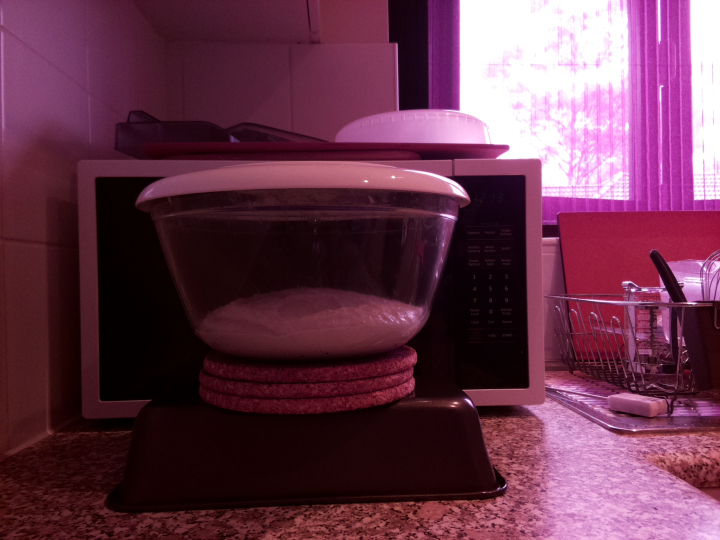
#> input picture data/dough-photos/1/2021-03-23_12-14-02_(0).jpg, 1440 x 1080 px (shown at 1/2 size)
$ jupyter execute dough_photo_analysis.ipynb
#> lines starting #> are read from the running program, lines starting #| are printed output that depends on the picture; after the words box and inside, x2 and y2 are one past the last pixel; in counts of white or black regions, pixels touching at a corner belong together
### Calibrate single image

[cell 1]
import matplotlib
import matplotlib.pyplot as plt
import matplotlib.patches as patches
import os
from skimage import data, io
from skimage.filters import try_all_threshold
from skimage.filters import threshold_otsu
from skimage.draw import ellipse
from skimage.measure import label, regionprops
from skimage.transform import rotate
import re
import imageio

[cell 2]
def read_photo(photo_path):
    photo = io.imread(fname=photo_path, as_gray=True)
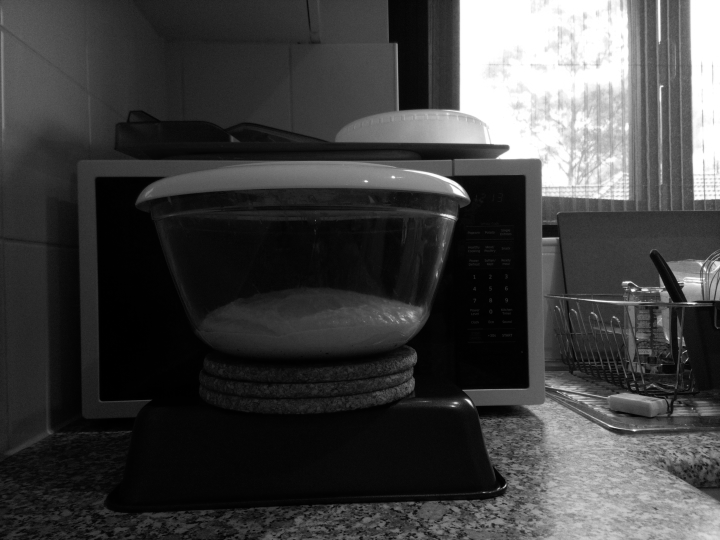
#> photo: shape (1080, 1440) float64 (shown at 1/2 size); min 0, max 1, mean 0.257
    return photo

photo_path = "../data/dough-photos/1/2021-03-23_12-14-02_(0).jpg"
photo = read_photo(photo_path)
plt.imshow(photo, cmap='gray')

[cell 3]
crop_x = (450,710)
crop_y = (400,500)

def crop_photo(photo, crop_x, crop_y):
#> called with crop_x = (450, 710), crop_y = (400, 500)
    return photo[crop_x[0]:crop_x[1], crop_y[0]:crop_y[1]]
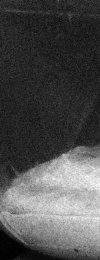
#> returned value: shape (260, 100) float64; min 0.00667, max 0.215, mean 0.0713; drawn with min black and max white


fid, axes = plt.subplots(ncols=2, figsize=(8,3))
ax = axes.ravel()

ax[0].imshow(photo, cmap='gray')
rect = patches.Rectangle((crop_y[0], crop_x[0]), crop_y[1] - crop_y[0], crop_x[1] - crop_x[0], linewidth=2.5, edgecolor='r', facecolor='none')
ax[0].add_patch(rect)

img = crop_photo(photo, crop_x, crop_y)
ax[1].imshow(img, cmap='gray')
plt.show()
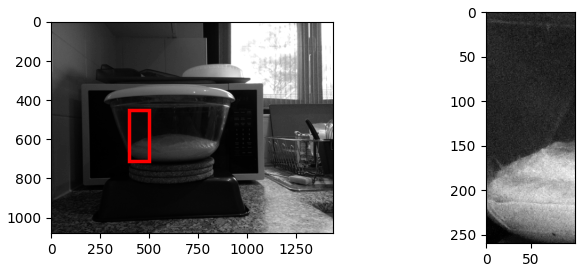
#> figure drawn by matplotlib, 2 panels

[cell 4]
fig, ax = try_all_threshold(img, figsize=(10,8), verbose=False)
plt.show()
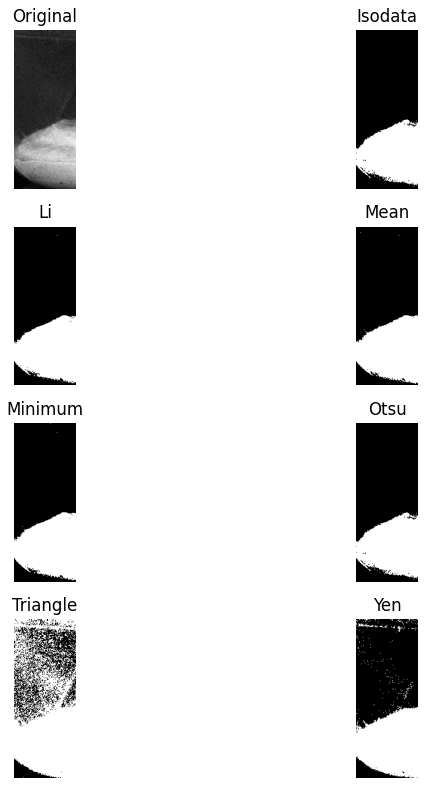
#> figure drawn by matplotlib, 8 panels

[cell 5]
def find_threshold(img):
    return threshold_otsu(img, nbins=256)

otsu_thresh = find_threshold(img)
#> otsu_thresh = 0.0927
plt.hist(img.ravel(), bins=256, range=(0.0, 1.0), fc='k', ec='k')
plt.vlines(otsu_thresh, 0, 1000, 'r')
plt.title('Histogram of Original Image')
plt.show()
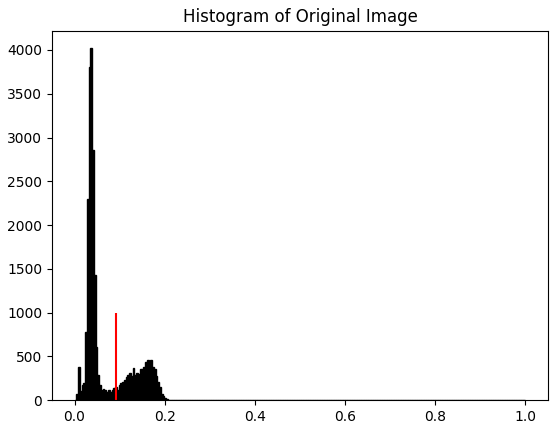
#> figure drawn by matplotlib, 1 panel; tallest bar 4020 high, from x = 0.0352 to 0.0391

[cell 6]
def to_binary_image(img, threshold):
#> called with threshold = 0.0927
    return img >= threshold
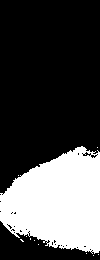
#> returned value: shape (260, 100) bool; 30% white; 11 white regions (10 under 20 px)

binary_image = to_binary_image(img, otsu_thresh)

fig, axes = plt.subplots(ncols=2, figsize=(8, 3))
ax = axes.ravel()

ax[0].imshow(img, cmap=plt.cm.gray)
ax[0].set_title('Original image')

ax[1].imshow(binary_image, cmap=plt.cm.gray)
ax[1].set_title('Result')

plt.show()

[cell 7]
def image_regions(binary_image):
    label_img = label(binary_image)
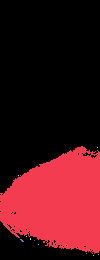
#> label_img: shape (260, 100) int32; 12 distinct labels, from 0 to 11; one colour per label, 0 black
    regions = regionprops(label_img)
#> regions = 11 regions; largest, box (x1, y1, x2, y2) and area: (0, 146, 100, 254) 7782, (20, 239, 24, 242) 6, (30, 238, 31, 240) 2, (97, 147, 98, 148) 1, (18, 175, 19, 176) 1
    return regions

regions = image_regions(binary_image)

[cell 8]
def find_dough_region(regions, dough_area_threshold):
#> called with dough_area_threshold = 500
    for props in regions:
        minr, minc, maxr, maxc = props.bbox
        area = (maxc-minc)*(maxr-minr)

        if area >= dough_area_threshold:
            return props
#> this loop made 1 pass
#> (minr, minc, maxr, maxc, area) on pass 1: (146, 0, 254, 100, 10800)

dough_area_threshold = 500
dough_object = find_dough_region(regions, dough_area_threshold)

def dough_height(dough_object):
    y1, x1, y2, x2 = dough_object.bbox
    return y2 - y1

print(dough_height(dough_object))
#| 108

[cell 9]
def analyse_image(photo_path, crop, area_threshold):
    photo = read_photo(photo_path)
    cropped = crop_photo(photo, crop[0:2], crop[2:4])
    threshold = find_threshold(cropped)
    binary_image = to_binary_image(cropped, threshold)
    regions = image_regions(binary_image)
    dough_region = find_dough_region(regions, area_threshold)
    height = dough_height(dough_region)

    return (photo, cropped, binary_image, dough_region, height)

#### Final output from the image

[cell 10]
y1, x1, y2, x2 = dough_object.bbox
#> y1 = 146; x1 = 0; y2 = 254; x2 = 100

fig, axes = plt.subplots(1, 3)
ax = axes.ravel()

ax[0].imshow(photo, cmap='gray')
ax[0].set_title('Original photo')

rect = patches.Rectangle((x1, y1), x2-x1, y2-y1, linewidth=2, fill=0, color='red')
ax[1].imshow(img, cmap='gray')
ax[1].set_title('Cropped image')
ax[1].add_patch(rect)
ax[1].plot(dough_object.centroid[1], dough_object.centroid[0], 'or')

rect = patches.Rectangle((x1, y1), x2-x1, y2-y1, linewidth=2, fill=0, color='red')
ax[2].imshow(binary_image, cmap='gray')
ax[2].set_title('Binary')
ax[2].add_patch(rect)
ax[2].plot(dough_object.centroid[1], dough_object.centroid[0], 'or')

plt.tight_layout()
plt.show()
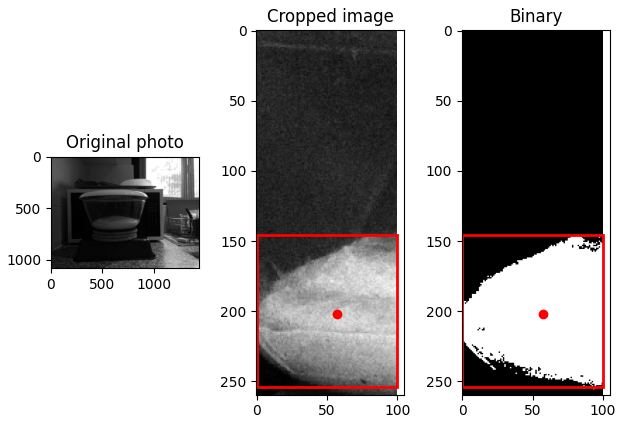
#> figure drawn by matplotlib, 3 panels

[cell 11]
photos_directory = "../data/dough-photos/1"
output_directory = "../data/dough-photos/1-out"
cropped_coord = (450,710,400,500)
area_threshold = 500
time_interval = 5

times = []
heights = []

def extract_index(file):
    index = int(re.search('.*_.*_\((\d+)\)', file).group(1))
    return index

for file in sorted(os.listdir(photos_directory)):
    index = extract_index(file)
    (photo, cropped, binary_image, dough_region, height) = analyse_image(f'{photos_directory}/{file}', cropped_coord, area_threshold)
#> in analyse_image, `threshold = find_threshold(cropped)`: threshold = 0.0927
#> the loop in find_dough_region, `for props in regions:` made 1 pass
#> in analyse_image, `height = dough_height(dough_region)`: height = 108
#> height = 108

    times.append(index * time_interval)
    heights.append(height)

gif_imgs = []
for file in sorted(os.listdir(photos_directory)):
    index = extract_index(file)
    (photo, cropped, binary_image, dough_region, height) = analyse_image(f'{photos_directory}/{file}', cropped_coord, area_threshold)
#> the loop in find_dough_region (call 2), `for props in regions:` made 1 pass
    y1, x1, y2, x2 = dough_region.bbox

    fig3 = plt.figure(constrained_layout=True)
    gs = fig3.add_gridspec(2, 4)
    ax_photo = fig3.add_subplot(gs[0, :2])
    ax_cropped = fig3.add_subplot(gs[0, 2])
    ax_binary = fig3.add_subplot(gs[0, 3])
    ax_graph = fig3.add_subplot(gs[1, :])

    ax_photo.imshow(photo, cmap='gray')
    ax_photo.set_title('Original')
    ax_photo.set_xticklabels([])
    ax_photo.set_yticklabels([])
    rect = patches.Rectangle((cropped_coord[2], cropped_coord[0]), cropped_coord[3] - cropped_coord[2], cropped_coord[1] - cropped_coord[0], linewidth=1, edgecolor='r', facecolor='none')
    ax_photo.add_patch(rect)

    rect = patches.Rectangle((x1, y1), x2-x1, y2-y1, linewidth=1.5, fill=0, color='red')
    ax_cropped.imshow(cropped, cmap='gray')
    ax_cropped.set_title('Cropped')
    ax_cropped.add_patch(rect)
    ax_cropped.plot(dough_region.centroid[1], dough_region.centroid[0], 'or')
    ax_cropped.set_xticklabels([])
    ax_cropped.set_yticklabels([])

    rect = patches.Rectangle((x1, y1), x2-x1, y2-y1, linewidth=1, fill=0, color='red')
    ax_binary.imshow(binary_image, cmap='gray')
    ax_binary.set_title('Binary')
    ax_binary.add_patch(rect)
    ax_binary.plot(dough_region.centroid[1], dough_region.centroid[0], 'or')
    ax_binary.set_xticklabels([])
    ax_binary.set_yticklabels([])

    ax_graph.set_title('Dough height in time')
    ax_graph.set_xlabel('minutes')
    ax_graph.set_ylabel('height')
    ax_graph.plot(times, heights)
    ax_graph.plot(index * time_interval, height, 'or')
    ax_graph.grid()

    plt.tight_layout()
    plt.savefig(f'{output_directory}/{index}.png', dpi=200)
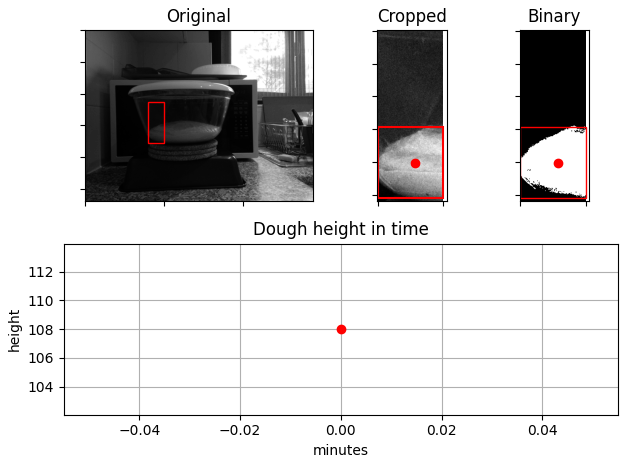
#> figure drawn by matplotlib, 4 panels
    plt.close(fig3)
    gif_imgs.append(imageio.imread(f'{output_directory}/{index}.png'))

    print(f'Processed image #{index}')

imageio.mimsave(os.path.join(f'{output_directory}/movie.gif'), gif_imgs, duration = 0.1)
